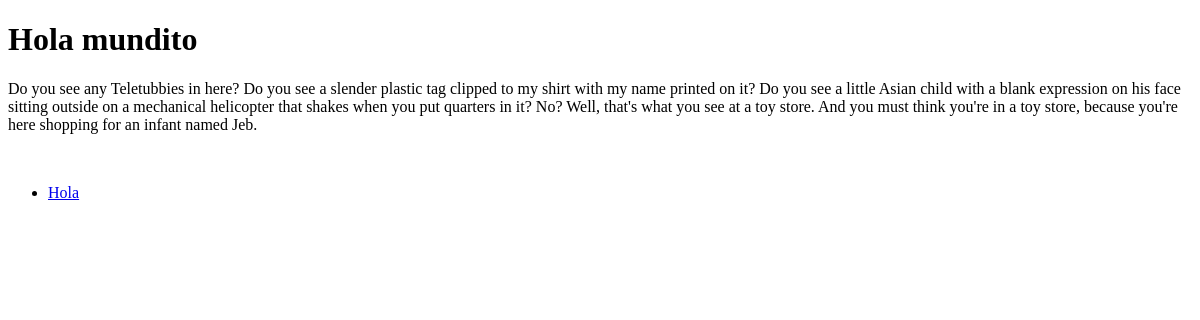
/bevolist/, run on an earlier commit of the app's database.
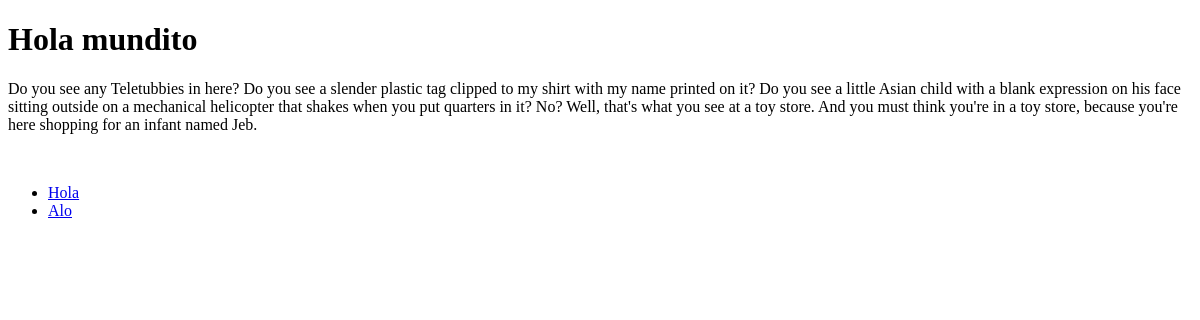
And on a later commit of the database.
### bevolist/models.py (models this page shows)
class Item(models.Model):
	listing = models.CharField(max_length=1, choices=LISTING_TYPES, default='T')
	name = models.CharField(max_length=255)
	category = models.ForeignKey(Category)
	department = models.CharField(max_length=255)
	description = models.TextField()
	posted_on = models.DateTimeField(auto_now_add=True)

### bevolist/views.py (the view)
def index(request):
	items = Item.objects.all()
	context = Context({'title' : 'Bevolist Site', 'items' : items})
	return render_to_response('bevolist/index.html', context)

### templates/bevolist/index.html (shortened to what this page needs)
<!doctype html>
<html lang="en">
<head>
</head>
<body>
	<h1>Hola mundito</h1>
	<p>Do you see any Teletubbies in here? Do you see a slender plastic tag clipped to my shirt with my name printed on it? Do you see a little Asian child with a blank expression on his face sitting outside on a mechanical helicopter that shakes when you put quarters in it? No? Well, that's what you see at a toy store. And you must think you're in a toy store, because you're here shopping for an infant named Jeb.</p>
	<br />
	<ul>
		{% for item in items %}
		<li><a href="{{ item.id }}">{{ item.name|capfirst }}</a></li>
		{% endfor %}
	</ul>
</body>
</html>

What changed in the data, as far as the page shows it:
added Item: name "Alo"
